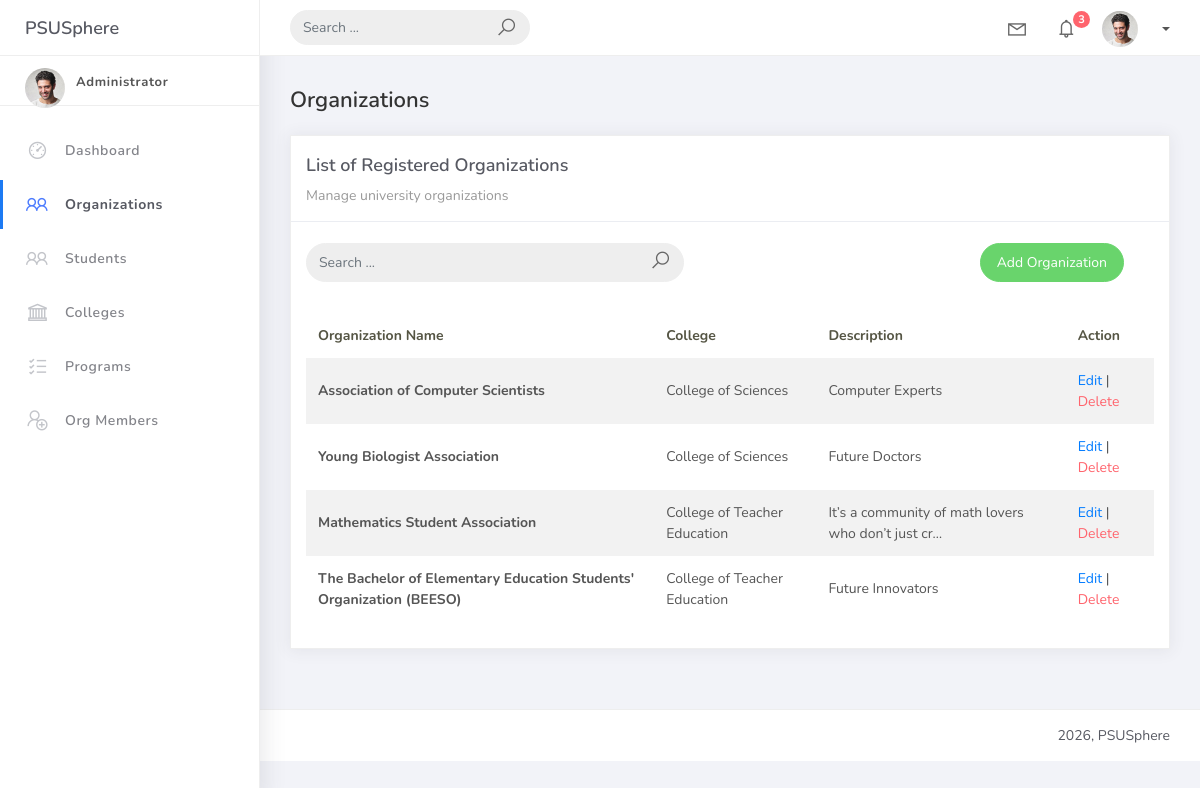
The page /organization_list/ on the database its author committed.
### studentorg/models.py (models this page shows, shortened)
class BaseModel(models.Model):
    created_at = models.DateTimeField(auto_now_add=True, db_index=True)
    updated_at = models.DateTimeField(auto_now=True)
    class Meta:
        abstract = True

class Organization(BaseModel):
    name = models.CharField(max_length=250, unique=True)
    college = models.ForeignKey(College, null=True, blank=True, on_delete=models.CASCADE, related_name="organizations")
    description = models.TextField(max_length=500)

class College(BaseModel):
    college_name = models.CharField(max_length=150, unique=True)

### studentorg/views.py (the view)
# urls.py: path('organization_list/', OrganizationList.as_view(), name='organization-list'),
class OrganizationList(ListView):
    model = Organization
    template_name = 'org_list.html'
    context_object_name = 'organization'
    paginate_by = 5
    ordering = ["college__college_name", "name"] # Added Sorting Task

### templates/org_list.html (shortened to what this page needs)
{% extends 'base.html' %}
{% load static %}
{% block content %}
<h4 class="page-title">Organizations</h4>
<div class="row">
    <div class="col-md-12">
        <div class="card">
            <div class="card-header">
                <div class="card-title">List of Registered Organizations</div>
                <div class="card-category">Manage university organizations</div>
            </div>
            <br />
            <div class="col-md-12 row">
                <div class="col-md-6">
                    <form class="navbar-left navbar-form nav-search mr-md-3" action="{% url 'organization-list' %}" method="get">
                        <div class="input-group">
                            <input type="text" placeholder="Search ..." class="form-control" name="q" value="{{ request.GET.q }}" />
                            <div class="input-group-append">
                                <span class="input-group-text">
                                    <button type="submit" style="background:transparent; border:none; padding:0;">
                                        <i class="la la-search search-icon"></i>
                                    </button>
                                </span>
                            </div>
                        </div>
                    </form>
                </div>
                <div class="col-md-6">
                    <div class="pull-right">
                        <a href="{% url 'organization-add' %}" class="btn btn-success btn-rounded">Add Organization</a>
                    </div>
                </div>
            </div>
            <div class="card-body">
                <div class="table-responsive">
                    <table class="table table-striped mt-3">
                        <thead>
                            <tr>
                                <th scope="col">Organization Name</th>
                                <th scope="col">College</th>
                                <th scope="col">Description</th>
                                <th scope="col">Action</th>
                            </tr>
                        </thead>
                        <tbody>
                            {% for object in object_list %}
                            <tr>
                                <td><strong>{{ object.name }}</strong></td>
                                <td>{{ object.college.college_name|default:"N/A" }}</td>
                                <td>{{ object.description|truncatechars:50 }}</td>
                                <td>
                                    <a href="{% url 'organization-update' object.id %}">Edit</a> |
                                    <a href="{% url 'organization-delete' object.id %}" class="text-danger">Delete</a>
                                </td>
                            </tr>
                            {% empty %}
                            <tr>
                                <td colspan="4" style="text-align: center">
                                    <p class="text-sm font-weight-bold mb-0">No Organizations Found</p>
                                </td>
                            </tr>
                            {% endfor %}
                        </tbody>
                    </table>
                </div>
            </div>
        </div>
    </div>
</div>
{% endblock %}

### rows shown on the page
Organization: name "Association of Computer Scientists", college.college_name "College of Sciences", description "Computer Experts"
Organization: name "Young Biologist Association", college.college_name "College of Sciences", description "Future Doctors"
Organization: name "Mathematics Student Association", college.college_name "College of Teacher Education", description "It’s a community of math lovers who don’t just cr…"
Organization: name "The Bachelor of Elementary Education Students' Organization (BEESO)", college.college_name "College of Teacher Education", description "Future Innovators"
